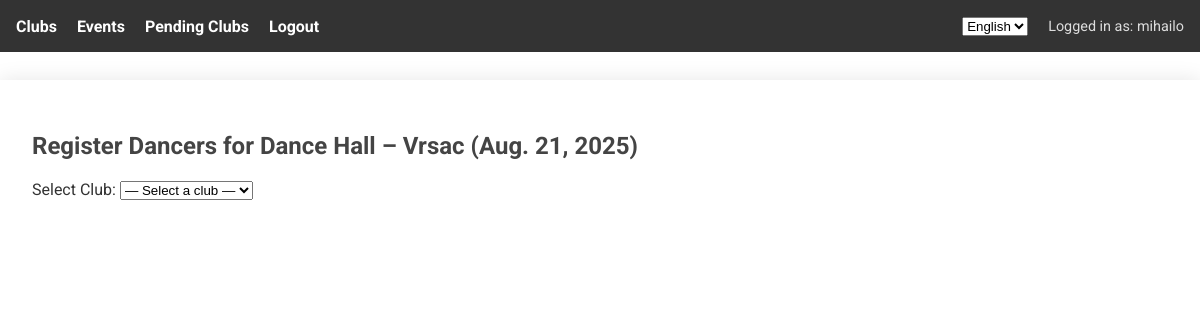
Page /events/1/register/ (signed in) on the committed database.
### core/models.py (models this page shows, shortened)
class Event(models.Model):
    name = models.CharField(max_length=100, verbose_name=_("Event Name"))
    location = models.CharField(max_length=100, verbose_name=_("Location"))
    city = models.CharField(max_length=100, verbose_name=_("City"))
    date = models.DateField(verbose_name=_("Date"))
    is_published = models.BooleanField(default=False, verbose_name=_("Is Published"))
    results_published = models.BooleanField(default=False, verbose_name=_("Results Published"))
    start_time = models.TimeField(null=True, blank=True, verbose_name=_("Start Time"))
    class Meta:
        verbose_name = _("Event")
        verbose_name_plural = _("Events")

### core/views.py (the view, shortened to what this page needs)
# urls.py: path('events/<int:event_id>/register/', views.register_dancer, name='register_dancer'),
@login_required
def register_dancer(request, event_id):
    event = get_object_or_404(Event, id=event_id)
    if request.user.is_superuser:
        clubs = DanceClub.objects.all()
        club_id = request.GET.get("club_id")
        selected_club = None
        if club_id:
            selected_club = get_object_or_404(DanceClub, id=club_id)
        if not selected_club:
            return render(request, 'core/register_dancer.html', {
                'event': event,
                'clubs': clubs,
                'selected_club': None,
                'form': None,
                'is_superuser': True,
            })
    else:
        selected_club = get_object_or_404(DanceClub, user=request.user)
        clubs = None
        club_id = selected_club.id

### core/context_processors.py (called while the page is built)
def add_pending_club_count(request):
    if request.user.is_authenticated and request.user.is_superuser:
        return {
            'clubs_pending_count': DanceClub.objects.filter(confirmed=False).count()
        }
    return {}

### core/templates/core/register_dancer.html (shortened to what this page needs)
{% extends 'core/base.html' %}
{% load i18n %}
{% block content %}
<h2>{% trans "Register Dancers for" %} {{ event.location }} – {{ event.city }} ({{ event.date }})</h2>
{% if is_superuser %}
<form method="get" style="margin-bottom: 1em;">
    <label for="club_id">{% trans "Select Club" %}:</label>
    <select name="club_id" id="club_id" onchange="this.form.submit()">
        <option value="">— {% trans "Select a club" %} —</option>
    </select>
</form>
{% endif %}
{% endblock %}
{% block extra_scripts %}
<link href="https://cdn.jsdelivr.net/npm/select2@4.1.0-rc.0/dist/css/select2.min.css" rel="stylesheet" />
{% endblock %}

### core/templates/core/base.html (shortened to what this page needs)
{% load i18n %}
<!DOCTYPE html>
<html lang="en">
<head>
    {% load static %}
</head>
<body>
    <nav>
        <div class="nav-left">
            {% if user.is_authenticated %}
            {% if user.username|slice:":5" == "judge" %}
            <a href="{% url 'logout' %}">{% trans "Logout" %}</a>
            {% elif user.is_superuser %}
            <a href="{% url 'club_dashboard' %}">{% trans "Clubs" %}</a>
            <a href="{% url 'event_list' %}">{% trans "Events" %}</a>
            <a href="{% url 'pending_club_requests' %}" class="pending-club-link" style="position: relative;">
                {% trans "Pending Clubs" %}
            </a>
            <a href="{% url 'logout' %}">{% trans "Logout" %}</a>
            {% else %}
            <a href="{% url 'club_dashboard' %}">{% trans "My Club" %}</a>
            <a href="{% url 'list_dancers' %}">{% trans "Dancers" %}</a>
            <a href="{% url 'event_list' %}">{% trans "Events" %}</a>
            <a href="{% url 'logout' %}">{% trans "Logout" %}</a>
            {% endif %}
            {% endif %}
        </div>
        <div class="nav-right">
            <form action="{% url 'set_language' %}" method="post" style="display:inline;">
                <select name="language" onchange="this.form.submit()" style="margin-right: 10px;">
                    {% get_current_language as LANGUAGE_CODE %}
                    {% get_available_languages as LANGUAGES %}
                    {% for lang_code, lang_name in LANGUAGES %}
                    <option value="{{ lang_code }}" {% if lang_code == LANGUAGE_CODE %}selected{% endif %}>
                        {{ lang_name }}
                    </option>
                    {% endfor %}
                </select>
            </form>
            {% if user.is_authenticated %}
            <span>{% trans "Logged in as: " %}{{ user.username }}</span>
            {% endif %}
        </div>
    </nav>
    <div class="container">
        {% block content %}{% endblock %}
        {% block extra_scripts %}{% endblock %}
    </div>
</body>
</html>

### rows in the picture
Event: location "Dance Hall", city "Vrsac", date "Aug. 21, 2025"

### other values in the picture
{{ user.username }} "mihailo"
form field language "English"
